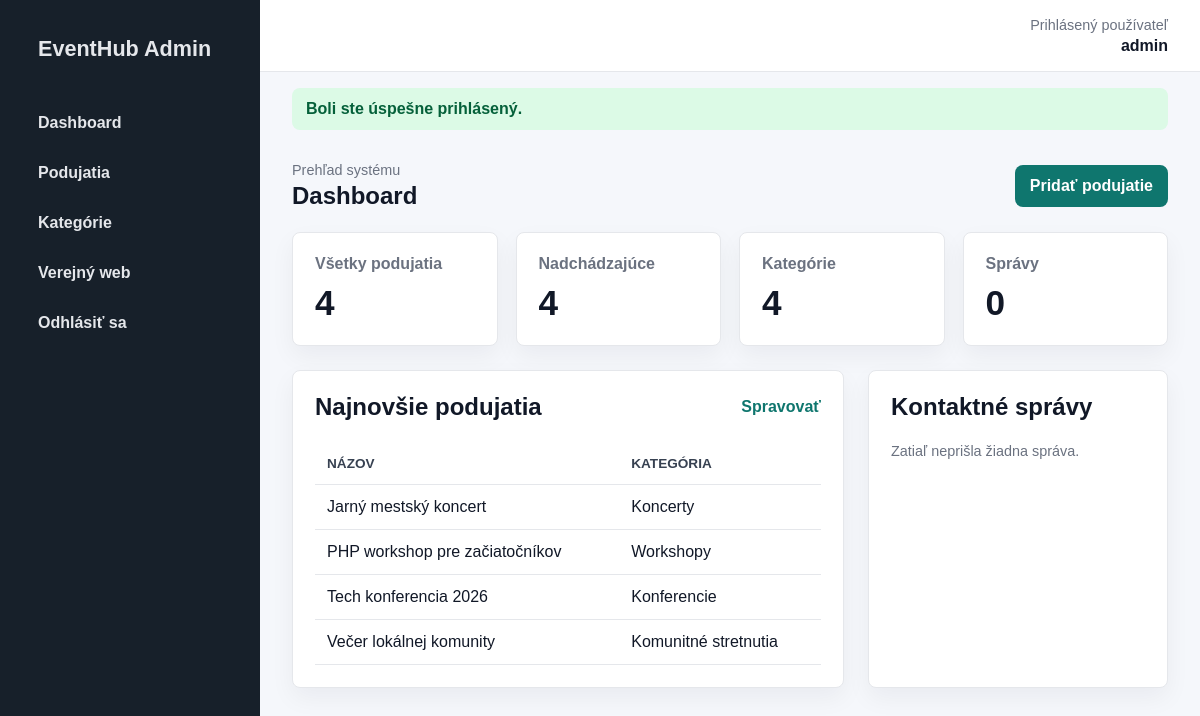
/index.php?page=admin_dashboard (signed in), run on the app's committed database.
### tables this page shows
CREATE TABLE IF NOT EXISTS events (
    id INT UNSIGNED AUTO_INCREMENT PRIMARY KEY,
    category_id INT UNSIGNED NOT NULL,
    title VARCHAR(180) NOT NULL,
    description TEXT NOT NULL,
    location VARCHAR(180) NOT NULL,
    event_date DATETIME NOT NULL,
    image VARCHAR(500) NULL,
    created_at TIMESTAMP DEFAULT CURRENT_TIMESTAMP,
    CONSTRAINT fk_events_category
        FOREIGN KEY (category_id)
        REFERENCES categories(id)
        ON UPDATE CASCADE
        ON DELETE RESTRICT
);

CREATE TABLE IF NOT EXISTS categories (
    id INT UNSIGNED AUTO_INCREMENT PRIMARY KEY,
    name VARCHAR(120) NOT NULL UNIQUE,
    created_at TIMESTAMP DEFAULT CURRENT_TIMESTAMP
);

### core/Controller.php (called while the page is built, shortened)
<?php
class Controller
{
    protected function render(string $view, array $data = [], bool $admin = false): void
    {
        extract($data, EXTR_SKIP);
        $viewFile = APP_ROOT . '/views/' . $view . '.php';
        require $viewFile;
    }
}

### controllers/AdminController.php (called while the page is built, shortened)
<?php
class AdminController extends Controller
{
    public function dashboard(): void
    {
        $eventModel = new Event();
        $categoryModel = new Category();
        $messageModel = new ContactMessage();
        $this->render('admin/dashboard', [
            'pageTitle' => 'Administrácia',
            'eventsCount' => $eventModel->count(),
            'upcomingCount' => $eventModel->countUpcoming(),
            'categoriesCount' => $categoryModel->count(),
            'messagesCount' => $messageModel->count(),
            'latestEvents' => $eventModel->latest(5),
            'latestMessages' => $messageModel->latest(5),
        ], true);
    }
}

### index.php (called while the page is built, shortened)
<?php
spl_autoload_register(function (string $className): void {
    $directories = ['config', 'core', 'models', 'controllers'];
    foreach ($directories as $directory) {
        $file = __DIR__ . '/' . $directory . '/' . $className . '.php';
        if (is_file($file)) {
            return;
        }
    }
});
$routes = [
    'home' => [HomeController::class, 'index'],
    'events' => [EventController::class, 'index'],
    'event_detail' => [EventController::class, 'detail'],
    'contact' => [ContactController::class, 'index'],
    'login' => [AuthController::class, 'login'],
    'logout' => [AuthController::class, 'logout'],
    'admin_dashboard' => [AdminController::class, 'dashboard'],
    'admin_events' => [EventController::class, 'adminIndex'],
    'admin_event_create' => [EventController::class, 'adminCreate'],
    'admin_event_edit' => [EventController::class, 'adminEdit'],
    'admin_event_delete' => [EventController::class, 'adminDelete'],
    'admin_categories' => [CategoryController::class, 'adminIndex'],
    'admin_category_create' => [CategoryController::class, 'adminCreate'],
    'admin_category_edit' => [CategoryController::class, 'adminEdit'],
    'admin_category_delete' => [CategoryController::class, 'adminDelete'],
];
$page = $_GET['page'] ?? 'home';
[$controllerName, $method] = $routes[$page];
try {
    $controller = new $controllerName();
    $controller->$method();
} catch (Throwable $exception) {
    http_response_code(500);
    error_log($exception->getMessage());
    $pageTitle = 'Chyba aplikácie';
    $errorMessage = 'Nastala neočakávaná chyba. Skontrolujte konfiguráciu databázy alebo to skúste neskôr.';
    require __DIR__ . '/views/partials/header.php';
    require __DIR__ . '/views/error.php';
    require __DIR__ . '/views/partials/footer.php';
}

### core/Helpers.php (called while the page is built, shortened)
<?php
function e(?string $value): string
{
    return htmlspecialchars((string) $value, ENT_QUOTES, 'UTF-8');
}
function url(string $page, array $params = []): string
{
    $query = array_merge(['page' => $page], $params);
    return BASE_URL . '?' . http_build_query($query);
}

### core/Model.php (called while the page is built, shortened)
<?php
class Model
{
    public function __construct()
    {
        $this->db = Database::getConnection();
    }
}

### config/Database.php (called while the page is built, shortened)
<?php
class Database
{
    private static ?PDO $connection = null;
    public static function getConnection(): PDO
    {
        if (self::$connection === null) {
            $dsn = sprintf(
                'mysql:host=%s;dbname=%s;charset=%s',
                DB_HOST,
                DB_NAME,
                DB_CHARSET
            );
            self::$connection = new PDO($dsn, DB_USER, DB_PASS, [
                PDO::ATTR_ERRMODE => PDO::ERRMODE_EXCEPTION,
                PDO::ATTR_DEFAULT_FETCH_MODE => PDO::FETCH_ASSOC,
                PDO::ATTR_EMULATE_PREPARES => false,
            ]);
        }
        return self::$connection;
    }
}

### models/Event.php (called while the page is built, shortened)
<?php
class Event extends Model
{
    public function latest(int $limit = 5): array
    {
        $stmt = $this->db->prepare(
            'SELECT e.*, c.name AS category_name
             FROM events e
             INNER JOIN categories c ON c.id = e.category_id
             ORDER BY e.created_at DESC
             LIMIT :limit'
        );
        $stmt->bindValue(':limit', $limit, PDO::PARAM_INT);
        $stmt->execute();
        return $stmt->fetchAll();
    }
}

### views/admin/dashboard.php (the view, shortened to what this page needs)
<section class="admin-page-header">
    <div>
        <p class="muted">Prehľad systému</p>
        <h1>Dashboard</h1>
    </div>
    <a class="btn" href="<?= url('admin_event_create') ?>">Pridať podujatie</a>
</section>
<section class="stats-grid">
    <div class="stat-card">
        <span>Všetky podujatia</span>
        <strong><?= (int) $eventsCount ?></strong>
    </div>
    <div class="stat-card">
        <span>Nadchádzajúce</span>
        <strong><?= (int) $upcomingCount ?></strong>
    </div>
    <div class="stat-card">
        <span>Kategórie</span>
        <strong><?= (int) $categoriesCount ?></strong>
    </div>
    <div class="stat-card">
        <span>Správy</span>
        <strong><?= (int) $messagesCount ?></strong>
    </div>
</section>
<section class="admin-grid">
    <div class="panel">
        <div class="panel-heading">
            <h2>Najnovšie podujatia</h2>
            <a href="<?= url('admin_events') ?>">Spravovať</a>
        </div>
        <div class="table-wrap">
            <table>
                <thead>
                    <tr>
                        <th>Názov</th>
                        <th>Kategória</th>
                    </tr>
                </thead>
                <tbody>
                    <?php foreach ($latestEvents as $event): ?>
                        <tr>
                            <td><?= e($event['title']) ?></td>
                            <td><?= e($event['category_name']) ?></td>
                        </tr>
                    <?php endforeach; ?>
                </tbody>
            </table>
        </div>
    </div>
    <div class="panel">
        <div class="panel-heading">
            <h2>Kontaktné správy</h2>
        </div>
        <?php if ($latestMessages === []): ?>
            <p class="muted">Zatiaľ neprišla žiadna správa.</p>
        <?php endif; ?>
    </div>
</section>

### public/css/admin.css (style rules this page uses)
:root { --bg: #f5f7fb; --surface: #ffffff; --text: #111827; --muted: #6b7280; --line: #e5e7eb; --primary: #0f766e; --primary-dark: #0b5f59; --danger: #b42318; --sidebar: #17202a; }
* { box-sizing: border-box; }
body { margin: 0; background: var(--bg); color: var(--text); font-family: Arial, Helvetica, sans-serif; }
a { color: inherit; text-decoration: none; }
.admin-page-header, .panel-heading { display: flex; justify-content: space-between; gap: 20px; align-items: center; margin-bottom: 22px; }
.admin-page-header h1, .panel-heading h2 { margin: 0; }
.muted { margin: 0 0 4px; color: var(--muted); font-size: 0.9rem; }
.btn { display: inline-flex; align-items: center; justify-content: center; min-height: 42px; padding: 9px 15px; border: 0; border-radius: 8px; background: var(--primary); color: #ffffff; font-weight: 800; cursor: pointer; }
.stats-grid { display: grid; grid-template-columns: repeat(4, minmax(0, 1fr)); gap: 18px; margin-bottom: 24px; }
.stat-card, .panel { border: 1px solid var(--line); border-radius: 8px; background: var(--surface); box-shadow: 0 10px 24px rgba(17, 24, 39, 0.05); }
.stat-card { padding: 22px; }
.stat-card span { display: block; color: var(--muted); font-weight: 700; }
.stat-card strong { display: block; margin-top: 10px; font-size: 2.2rem; }
.admin-grid { display: grid; grid-template-columns: minmax(0, 1.3fr) minmax(300px, 0.7fr); gap: 24px; }
.panel { padding: 22px; }
.panel-heading a { color: var(--primary); font-weight: 800; }
.table-wrap { overflow-x: auto; }
table { width: 100%; border-collapse: collapse; min-width: 680px; }
th, td { padding: 13px 12px; border-bottom: 1px solid var(--line); text-align: left; vertical-align: top; }
th { color: #374151; font-size: 0.85rem; text-transform: uppercase; }

### data on the page
events: title "Jarný mestský koncert", category.name "Koncerty"
events: title "PHP workshop pre začiatočníkov", category.name "Workshopy"
events: title "Tech konferencia 2026", category.name "Konferencie"
events: title "Večer lokálnej komunity", category.name "Komunitné stretnutia"

### other printed values
Session::get('admin_username', 'admin') "admin"
$success "Boli ste úspešne prihlásený."
$eventsCount "4"
$upcomingCount "4"
$categoriesCount "4"
$messagesCount "0"
